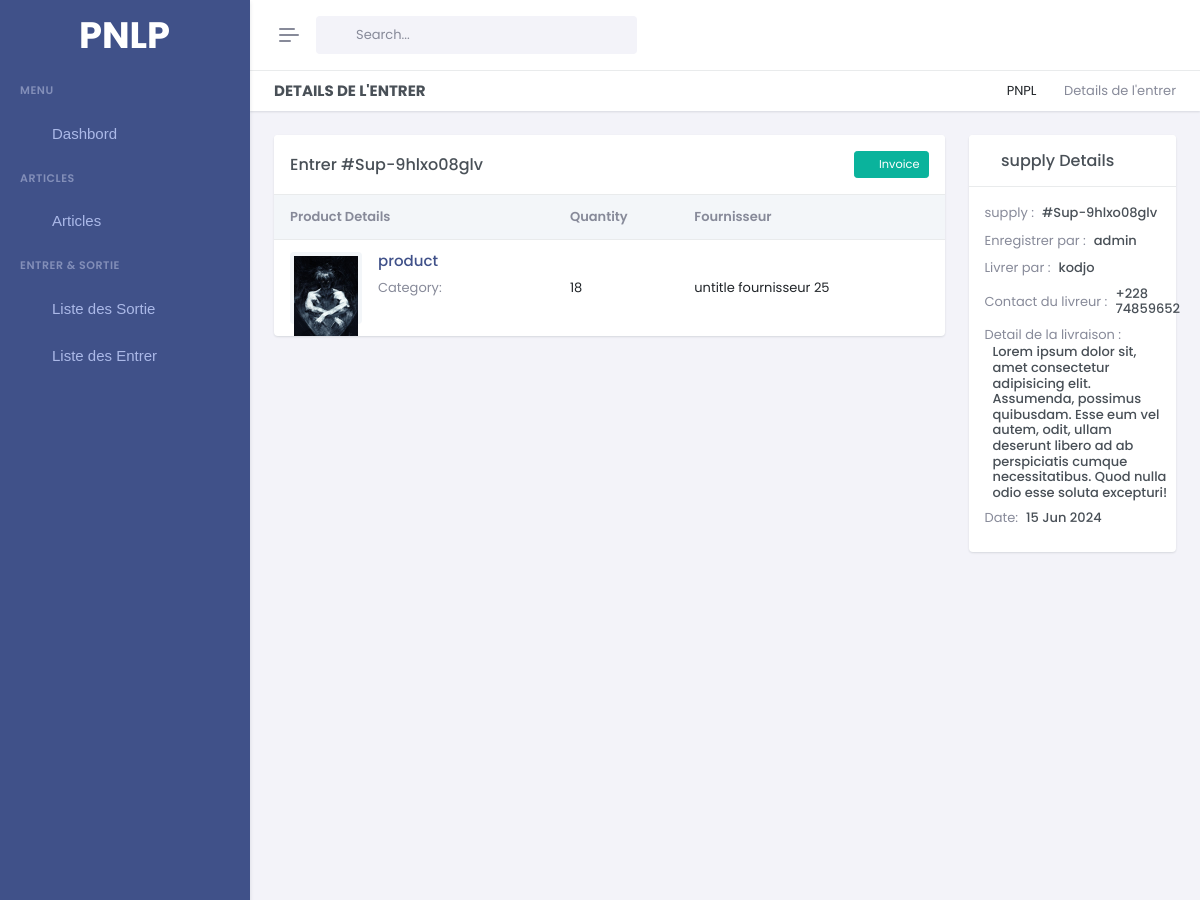
The app's page /supplies-detail/Sup-9hlxo08glv (upper part), older data.
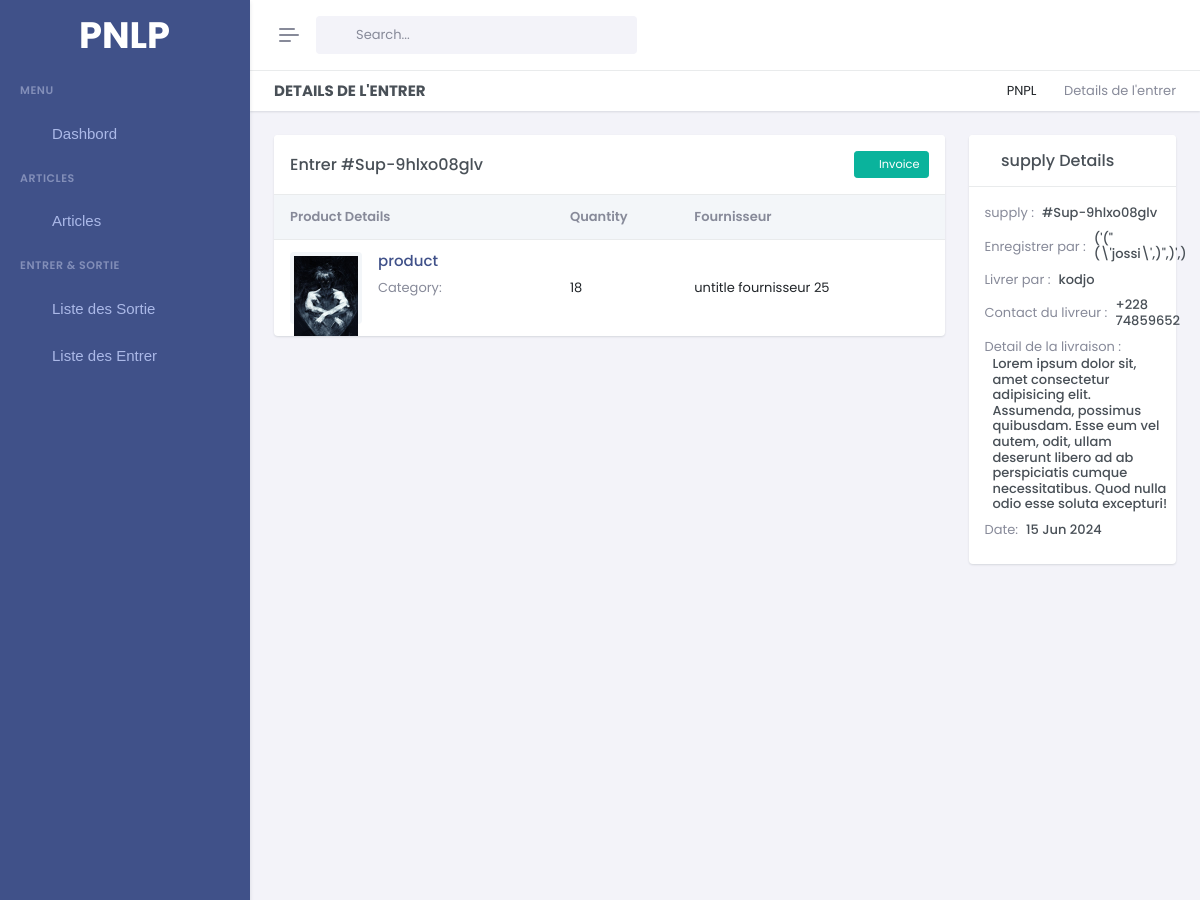
The same page, newer data.
### gestion/models.py (models this page shows, shortened)
class Supply(models.Model):
    sid = ShortUUIDField(unique=True, length=10, max_length= 20 , alphabet='abcdefghijklmnopqrstuvwxyz1234567890' , editable=False,  prefix='Sup-')
    user = models.ForeignKey(User, on_delete=models.SET_NULL , null=True , blank=True)
    product = models.ForeignKey(Product,on_delete=models.CASCADE)
    quantity = models.PositiveIntegerField()
    fournisseur = models.ForeignKey(Fournisseur, verbose_name=("Fournisseur"), on_delete=models.SET_NULL,blank=True, null=True)
    livrer_name = models.CharField(max_length=500, default='not set')
    livrer_phone = models.CharField(max_length=500, default='not set')
    detail = models.TextField(blank=True, null=True)
    date = models.DateTimeField(auto_now_add=True)

class Product(models.Model):
    pid = ShortUUIDField(unique=True, length=10, max_length= 20 , alphabet='abcdefghijklmnopqrstuvwxyz1234567890' , editable=False,  prefix='Prod-')
    title = models.CharField(max_length=100, default='untitle product')
    category = models.ForeignKey(Category,on_delete=models.SET_NULL , null=True , related_name='category')
    quantity = models.PositiveIntegerField()
    description = models.TextField()
    image = models.ImageField(default='product_image/new-document.png',null = False, upload_to='product_image' )
    created_at = models.DateTimeField(auto_now_add=True)
    updated_at = models.DateTimeField(auto_now=True)
    def __str__(self):
        return self.title

class Fournisseur(models.Model):
    fid = ShortUUIDField(unique=True, length=10, max_length= 20 , alphabet='abcdefghijklmnopqrstuvwxyz1234567890' , editable=False,  prefix='Fourn-')
    title = models.CharField(max_length=100, default='untitle fournisseur')
    date = models.DateTimeField(auto_now_add=True)
    def __str__(self):
        return self.title

### userauth/models.py (models this page shows)
class User(AbstractUser):
    id= ShortUUIDField(unique=True, length=4, max_length= 20 ,prefix='', alphabet='1234567890',primary_key=True)
    email = models.EmailField(unique=True)
    username = models.CharField(max_length=60, unique=True)
    image= models.ImageField(default="./default_Profile.png")
    phone = models.CharField(max_length=200, blank=True, null=True)
    def __str__(self):
        return self.username

### gestion/views.py (the view)
# urls.py: path('supplies-detail/<sid>' ,SupplyDetail, name='supplies-detail'),
def SupplyDetail(request, sid) :
    supply = Supply.objects.get(sid=sid)
    context = {
        'supply':supply,
    }
    return render(request, 'pages/supplies/supply-detail.html', context)

### gestion/context_processor.py (called while the page is built)
def is_admin(user):
    try:
        admin_profile = AdminProfile.objects.get(user=user)
        return True
    except AdminProfile.DoesNotExist:
        return False

### templates/pages/supplies/supply-detail.html (shortened to what the changed rows need)
{% extends 'base/base.html' %}
{% load static %}
{% block 'content' %}
<div class="main-content">
    <div class="page-content">
        <div class="container-fluid">
            <div class="row">
                <div class="col-xl-9">
                    <div class="card">
                        <div class="card-header">
                            <div class="d-flex align-items-center">
                                <h5 class="card-title flex-grow-1 mb-0">Entrer #{{supply.sid}}</h5>
                                <div class="flex-shrink-0">
                                    <a href="apps-invoices-details.html" class="btn btn-success btn-sm"><i class="ri-download-2-fill align-middle me-1"></i> Invoice</a>
                                </div>
                            </div>
                        </div>
                        <div class="card-body">
                            <div class="table-responsive table-card">
                                <table class="table table-nowrap align-middle table-borderless mb-0">
                                    <thead class="table-light text-muted">
                                        <tr>
                                            <th scope="col">Product Details</th>
                                            <th scope="col">Quantity</th>
                                            <th scope="col">Fournisseur</th>
                                        </tr>
                                    </thead>
                                    <tbody>
                                        <tr>
                                            <td>
                                                <div class="d-flex">
                                                    <div class="flex-shrink-0 avatar-md bg-light rounded p-1">
                                                        <img src="{{supply.product.image.url}}" alt="" class="img-fluid d-block">
                                                    </div>
                                                    <div class="flex-grow-1 ms-3">
                                                        <h5 class="fs-15"><a href="apps-ecommerce-product-details.html" class="link-primary">{{supply.product}}</a></h5>
                                                    </div>
                                                </div>
                                            </td>
                                            <td class="m-auto">{{supply.id}}</td>
                                            <td class="m-auto">{{supply.fournisseur}}</td>
                                        </tr>
                                    </tbody>
                                </table>
                            </div>
                        </div>
                    </div>
                </div>
                <div class="col-xl-3">
                    <div class="card">
                        <div class="card-body">
                            <div class="d-flex align-items-center mb-2">
                                <div class="flex-grow-1 ms-2">
                                    <h6 class="mb-0">#{{supply.sid}}</h6>
                                </div>
                            </div>
                            <div class="d-flex align-items-center mb-2">
                                <div class="flex-grow-1 ms-2">
                                    <h6 class="mb-0">{{supply.user}}</h6>
                                </div>
                            </div>
                            <div class="d-flex align-items-center mb-2">
                                <div class="flex-grow-1 ms-2">
                                    <h6 class="mb-0">{{supply.livrer_name}}</h6>
                                </div>
                            </div>
                            <div class="d-flex align-items-center mb-2">
                                <div class="flex-grow-1 ms-2">
                                    <h6 class="mb-0">{{supply.livrer_phone}}</h6>
                                </div>
                            </div>
                            <div class="d-flex align-items-center mb-2">
                                <div class="row">
                                    <div class="flex-grow-1 ms-2 col-12">
                                        <h6 class="mb-0">{{supply.detail}}</h6>
                                    </div>
                                </div>
                            </div>
                            <div class="d-flex align-items-center mb-2">
                                <div class="flex-grow-1 ms-2">
                                    <h6 class="mb-0">{{supply.date|date:"d M Y"}}</h6>
                                </div>
                            </div>
                        </div>
                    </div>
                </div>
            </div>
        </div>
    </div>
</div>
{% endblock %}

Row changes from the older to the newer data that the page shows:
changed through a linked row, Supply "Sup-9hlxo08glv": user "admin" → "('(\"(\\'jossi\\',)\",)',)"
